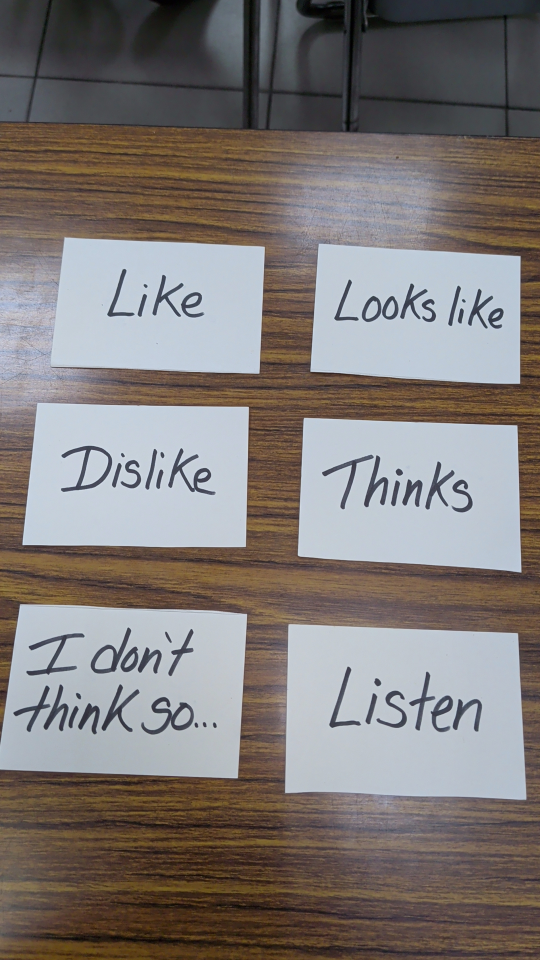
#> input picture data/raw/1-C2lv7dFDIzoS-9SwiMgfZW88XZTckHV.jpg, 1080 x 1920 px (shown at 1/2 size)
$ python -i sync_and_crop.py   (imports and definitions only)
#> lines starting #> are read from the running program, lines starting #| are printed output that depends on the picture; after the words box and inside, x2 and y2 are one past the last pixel; in counts of white or black regions, pixels touching at a corner belong together
#> further down, picture is the input picture: shape (1920, 1080, 3); mean B, G, R 119.7, 121.8, 127.6
#!/usr/bin/env python3
"""
Google Drive Sync, Gemini Vision OCR & Smart Card Cropper for Kids Flashcard App.
Syncs photos and MP3s from Google Drive folder 1lZgQD2gynBy4saiiZObBVLOnY8vjxfDP,
auto-recognizes handwritten English flashcards + Taiwan Traditional Chinese meanings via Gemini Vision,
crops individual card images, generates normal & slow TTS MP3s, builds data/catalog.json,
and optionally pushes updates directly to GitHub Pages.
"""

import base64
import hashlib
import json
import os
import re
import subprocess
import sys
import time
import urllib.error
import urllib.parse
import urllib.request
from concurrent.futures import ThreadPoolExecutor, as_completed
from datetime import datetime
import cv2
import numpy as np

FOLDER_ID = "1lZgQD2gynBy4saiiZObBVLOnY8vjxfDP"
GDRIVE_CLI = "/google/bin/releases/gemini-agents-gdrive/gdrive"
CRED_PATH = os.path.expanduser("~/.config/flashcard_autosync/credentials.json")

APP_DIR = os.path.dirname(os.path.abspath(__file__))
DATA_DIR = os.path.join(APP_DIR, "data")
RAW_DIR = os.path.join(DATA_DIR, "raw")
CARDS_DIR = os.path.join(DATA_DIR, "cards")
AUDIO_DIR = os.path.join(DATA_DIR, "audio")
TTS_DIR = os.path.join(DATA_DIR, "tts")
MANIFEST_PATH = os.path.join(DATA_DIR, "drive_manifest.json")
ANNOTATIONS_PATH = os.path.join(DATA_DIR, "vision_annotations.json")
CATALOG_PATH = os.path.join(DATA_DIR, "catalog.json")

VISION_MODELS = [
    "gemini-3-flash-preview",
    "gemini-3.5-flash",
    "gemini-flash-latest",
    "gemini-3.1-flash-lite",
]


def ensure_dirs():
    for d in (DATA_DIR, RAW_DIR, CARDS_DIR, AUDIO_DIR, TTS_DIR):
        os.makedirs(d, exist_ok=True)


# [126 lines left out: functions load_credentials, word_to_tts_slug, ensure_tts_files, fetch_drive_manifest, download_missing_files, not called in this run]


def detect_white_cards_opencv(img):
    """Detects individual white flashcards on wooden desk in [ymin, xmin, ymax, xmax] (0..1000)."""
    h, w = img.shape[:2]
#> h = 1920; w = 1080
    lab = cv2.cvtColor(img, cv2.COLOR_BGR2LAB)
#> lab: shape (1920, 1080, 3); mean of channels 0, 1, 2 129.3, 130.7, 130.6
    hsv = cv2.cvtColor(img, cv2.COLOR_BGR2HSV)
#> hsv: shape (1920, 1080, 3); mean H, S, V 69.4, 55.8, 135.8
    L = lab[:, :, 0].astype(np.float32)
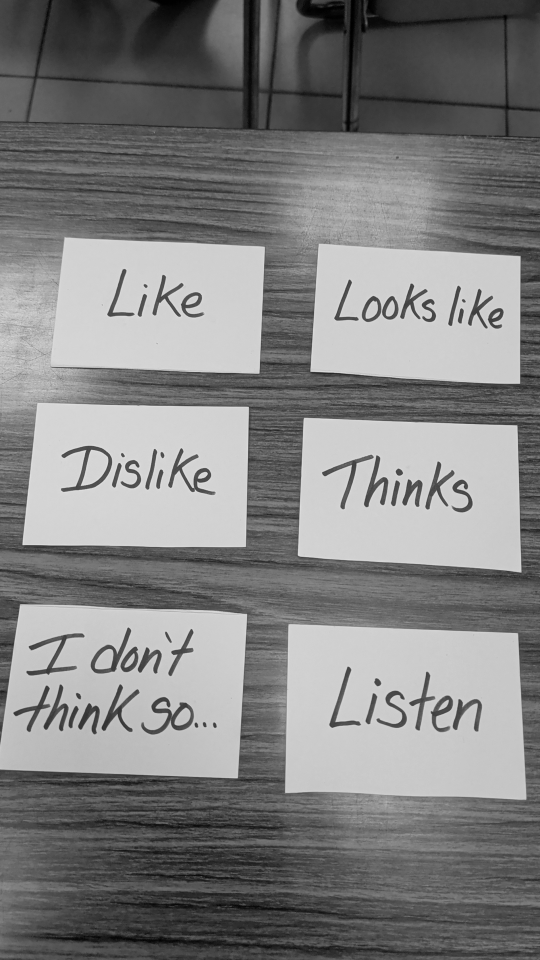
#> L: shape (1920, 1080) float32 (shown at 1/2 size); min 0, max 234, mean 129.3
    B = lab[:, :, 2].astype(np.float32)
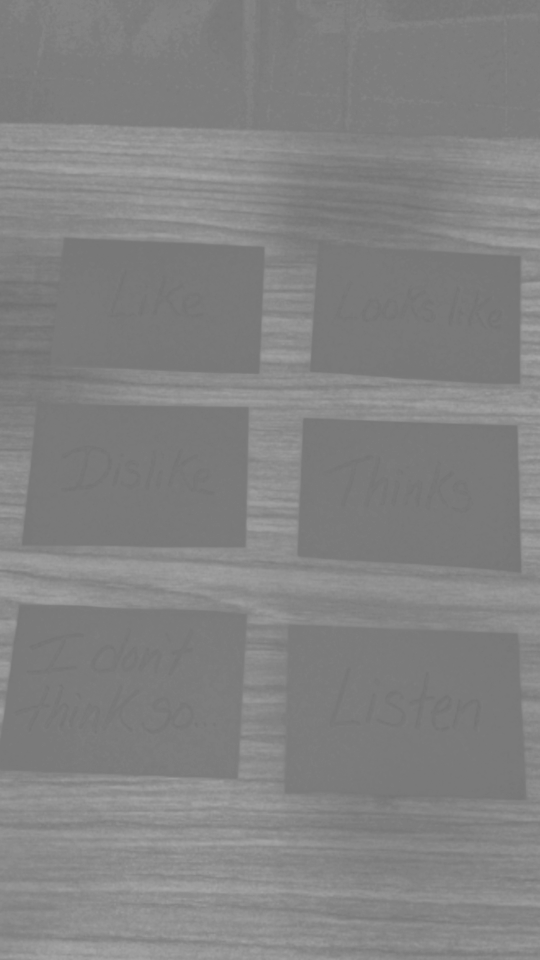
#> B: shape (1920, 1080) float32 (shown at 1/2 size); min 111, max 168, mean 130.6
    S = hsv[:, :, 1].astype(np.float32)
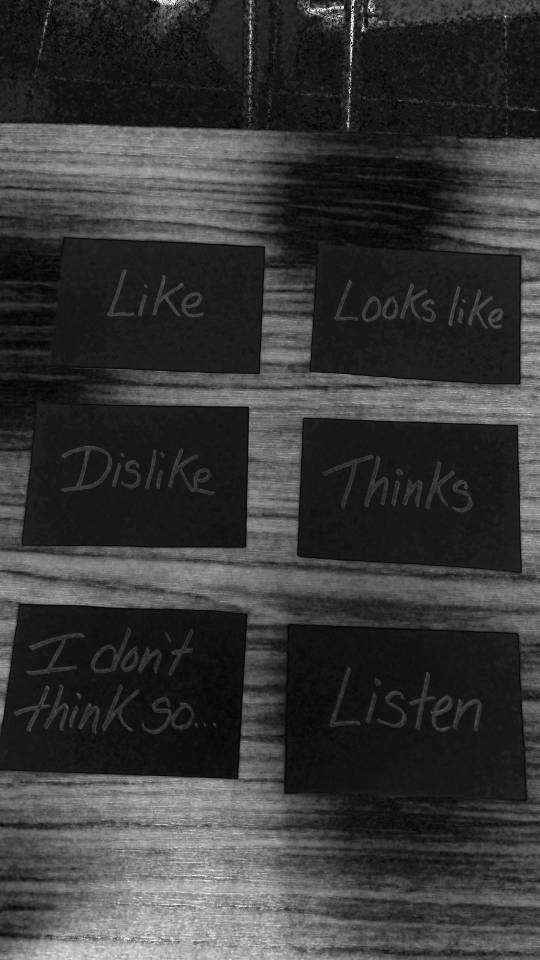
#> S: shape (1920, 1080) float32 (shown at 1/2 size); min 0, max 255, mean 55.8
    mask = ((L > 150) & (S < 65) & (B < 145)).astype(np.uint8) * 255
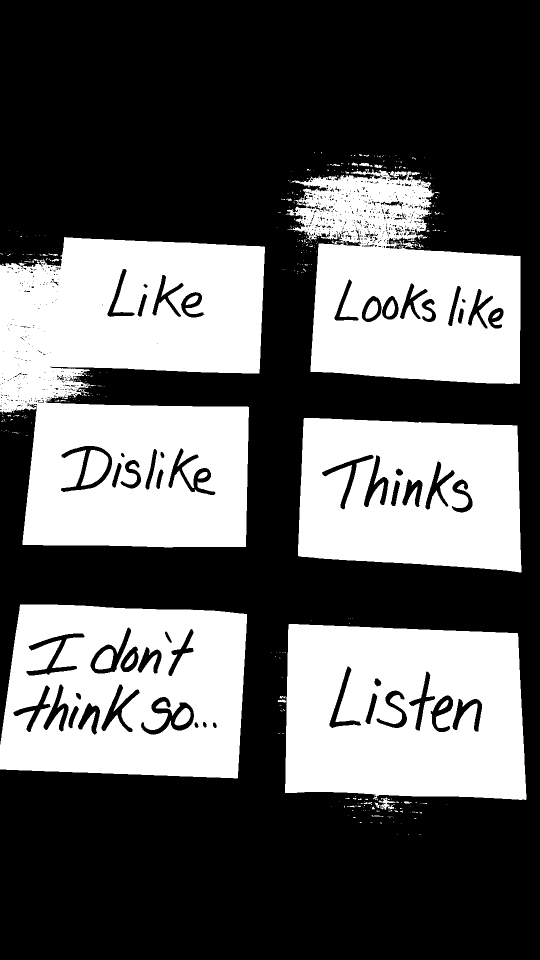
#> mask: shape (1920, 1080) (shown at 1/2 size); 37.9% white; 411 white regions (372 under 20 px), largest, box (x1, y1, x2, y2) and area: (0, 474, 530, 1095) 248344, (566, 1248, 1053, 1600) 149099, (0, 1209, 494, 1557) 136458
    mask = cv2.morphologyEx(mask, cv2.MORPH_OPEN, np.ones((9, 9), np.uint8))
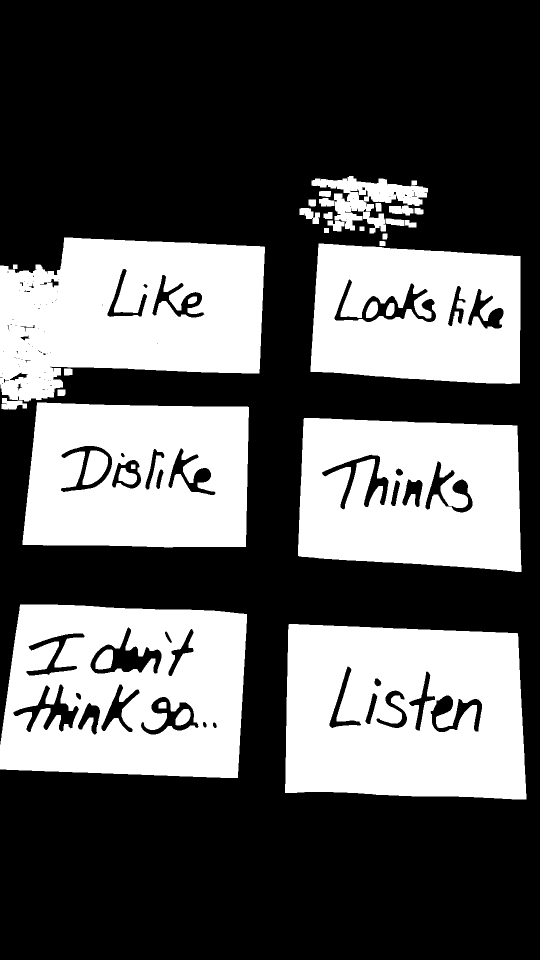
#> mask: shape (1920, 1080) (shown at 1/2 size); 36.7% white; 37 white regions
    cnts, _ = cv2.findContours(mask, cv2.RETR_EXTERNAL, cv2.CHAIN_APPROX_SIMPLE)
#> cnts = 28 contours; largest, box (x1, y1, x2, y2) and area: (570, 1248, 1053, 1599) 156344, (0, 1209, 494, 1556) 154981, (0, 475, 530, 803) 133472, (596, 836, 1043, 1144) 123714, (45, 805, 498, 1095) 122241
    boxes = []
    for c in cnts:
        x, y, bw, bh = cv2.boundingRect(c)
        if bw * bh < (w * h * 0.03):
            continue
        ymin = int(round(y * 1000.0 / h))
        xmin = int(round(x * 1000.0 / w))
        ymax = int(round((y + bh) * 1000.0 / h))
        xmax = int(round((x + bw) * 1000.0 / w))
        boxes.append([ymin, xmin, ymax, xmax])
#> this loop made 28 passes
#> (x, y, bw, bh) on passes 5, 6, 7, 10, 12, 15, 16, 17, 18, 19, 20, 21: (3, 796, 51, 23), (115, 779, 16, 13), (128, 737, 17, 14), (759, 482, 12, 10), (765, 467, 10, 12), (655, 441, 34, 22), (810, 440, 23, 15), (771, 437, 38, 15), (647, 424, 18, 14), (726, 423, 46, 44), (829, 416, 18, 13), (599, 416, 41, 32)
#> (x, y, bw, bh, ymin, xmin, ymax, xmax) on passes 1, 2, 3, 4, 9, 11: (570, 1248, 483, 351, 650, 528, 833, 975), (0, 1209, 494, 347, 630, 0, 810, 457), (596, 836, 447, 308, 435, 552, 596, 966), (45, 805, 453, 290, 419, 42, 570, 461), (621, 487, 420, 281, 254, 575, 400, 964), (0, 475, 530, 328, 247, 0, 418, 491)
#> after the loop, boxes = [[650, 528, 833, 975], [630, 0, 810, 457], [435, 552, 596, 966], [419, 42, 570, 461], [254, 575, 400, 964], [247, 0, 418, 491]]
    boxes.sort(key=lambda b: (b[0] // 200, b[1]))
    return boxes


# [419 lines left out: functions annotate_pair_with_gemini, refine_card_box_opencv, classify_pic_vs_word_fallback, extract_date_info, update_html_deck_count, push_to_github_if_changed and 1 more, not called in this run]


# [10 lines not run here, left out]

>>> import cv2
>>> picture = cv2.imread('data/raw/1-C2lv7dFDIzoS-9SwiMgfZW88XZTckHV.jpg')
>>> result = detect_white_cards_opencv(picture)
#> result = [[247, 0, 418, 491], [254, 575, 400, 964], [419, 42, 570, 461], [435, 552, 596, 966], [630, 0, 810, 457], [650, 528, 833, 975]]

$ run again, on data/raw/11X3mUFucu8eyOwrNyvCwXGdadoEvqrwQ.jpg
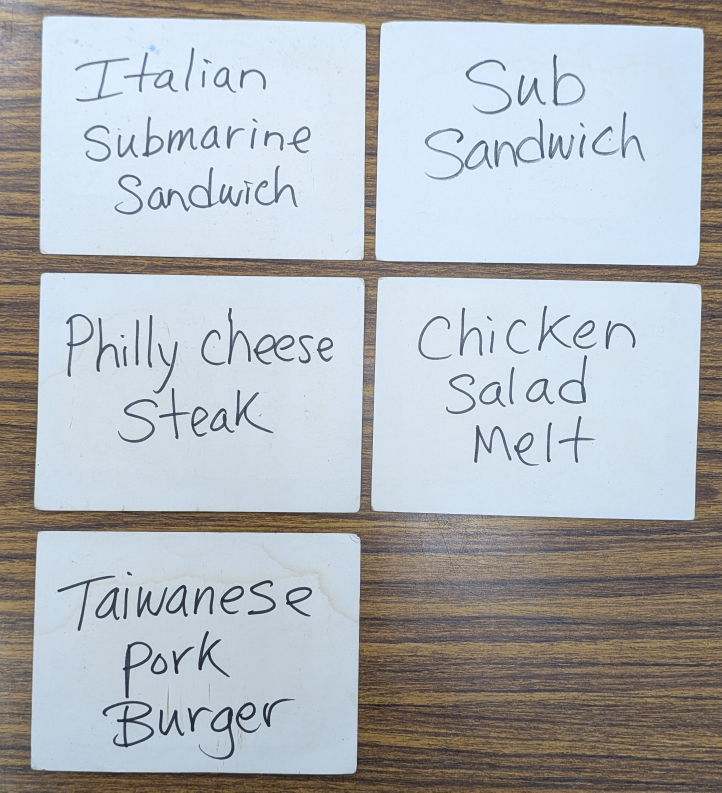
#> input picture data/raw/11X3mUFucu8eyOwrNyvCwXGdadoEvqrwQ.jpg, 2165 x 2377 px (shown at 1/3 size)
#> picture is the input picture: shape (2377, 2165, 3); mean B, G, R 185.4, 180.8, 175.8
#> lab: shape (2377, 2165, 3); mean of channels 0, 1, 2 185.4, 127.6, 125.6
#> hsv: shape (2377, 2165, 3); mean H, S, V 78.6, 41, 194.4
#> in detect_white_cards_opencv, `S = hsv[:, :, 1].astype(np.float32)`:
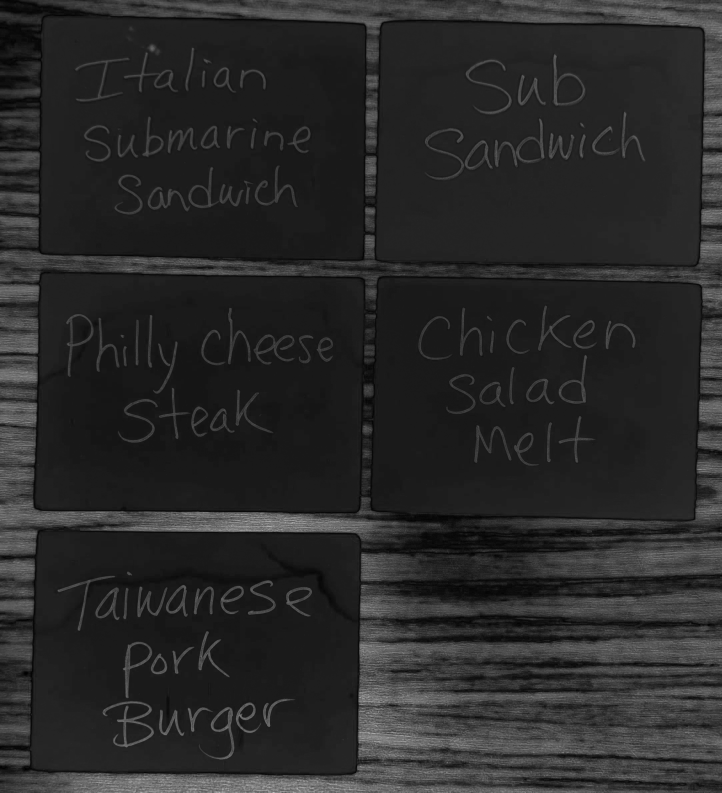
#> S: shape (2377, 2165) float32 (shown at 1/3 size); min 0, max 205, mean 41
#> in detect_white_cards_opencv, `mask = cv2.morphologyEx(mask, cv2.MORPH_OPEN, np.ones((9, 9), np.uint8))`:
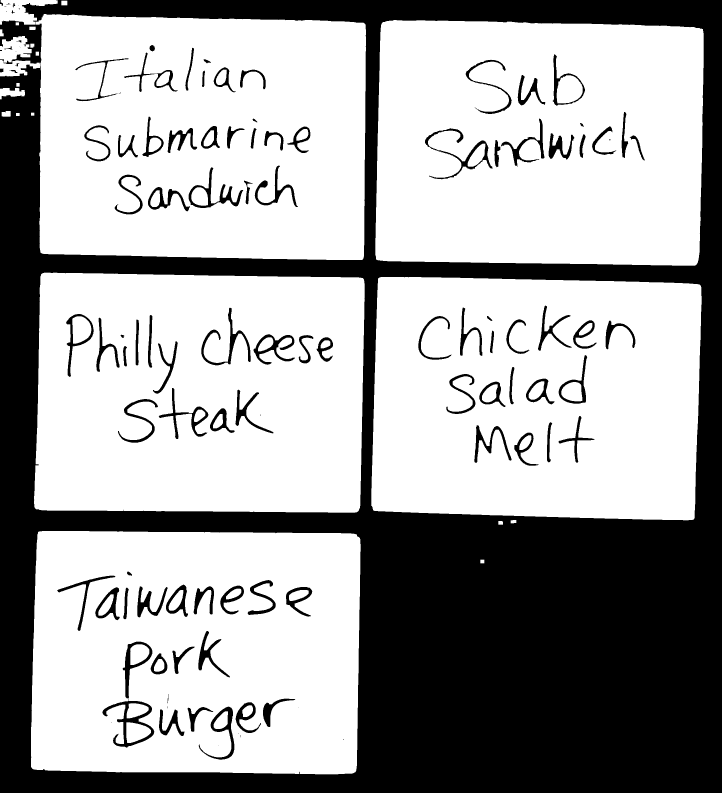
#> mask: shape (2377, 2165) (shown at 1/3 size); 65.1% white; 116 black regions (20 under 20 px)
#> cnts = 22 contours; largest, box (x1, y1, x2, y2) and area: (93, 1593, 1082, 2323) 702084, (1126, 60, 2111, 797) 699207, (107, 42, 1098, 780) 696862, (102, 818, 1094, 1538) 689264, (1114, 831, 2105, 1561) 688266
#> the loop in detect_white_cards_opencv, `for c in cnts:` made 22 passes
#> (x, y, bw, bh) on passes 3, 4, 9, 10, 12, 14, 15, 16: (1495, 1563, 14, 11), (1532, 1560, 17, 10), (5, 333, 27, 17), (0, 264, 75, 34), (0, 179, 120, 50), (91, 131, 12, 12), (0, 108, 95, 80), (0, 88, 11, 21)
#> after the loop in detect_white_cards_opencv, `for c in cnts:`: boxes = [[670, 43, 977, 500], [350, 515, 657, 972], [344, 47, 647, 505], [25, 520, 335, 975], [18, 49, 328, 507]]
#> result = [[18, 49, 328, 507], [25, 520, 335, 975], [344, 47, 647, 505], [350, 515, 657, 972], [670, 43, 977, 500]]
